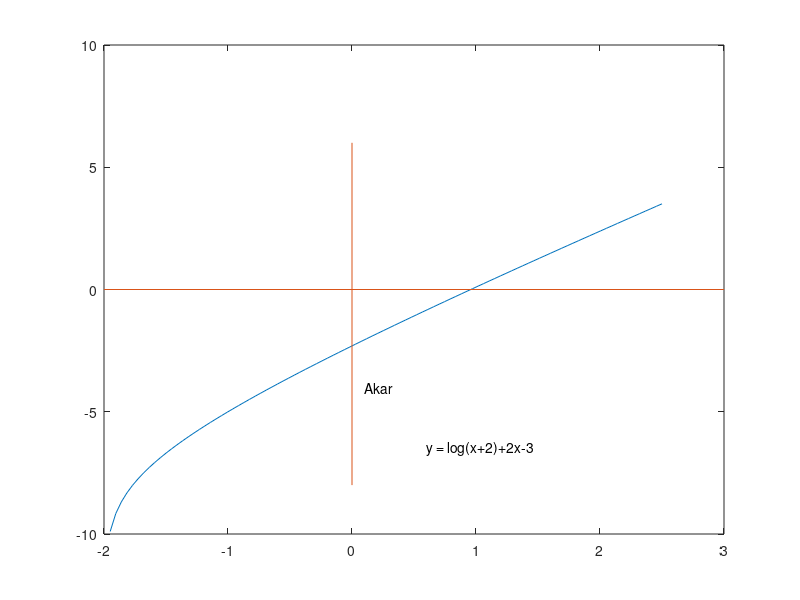

Source code (MATLAB):
%Plot Kurva
x = linspace(-1.95,2.5);
f = @(x) log(x+2)+2*x-3;
y = f(x);
plot(x,y)

%Menggambar sumbu x dan y
line([-2,3],[0,0]) %Sumbu X
line([0,0],[-8,6]) %Sumbu Y

%Annotation
text(0.6,-6.5,'y = log(x+2)+2x-3')
text(0.1,-4,'Akar')
